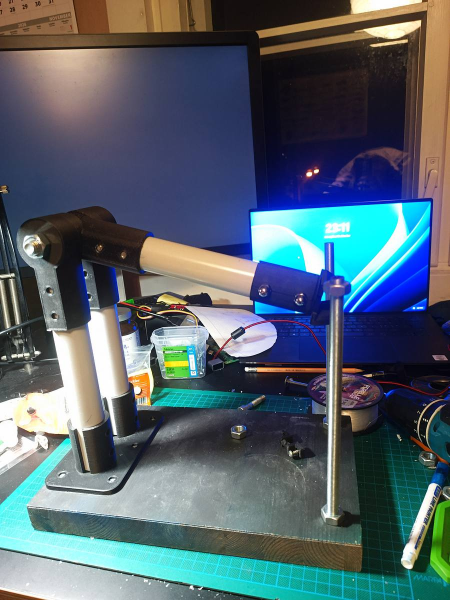
#> input picture images/assembled.jpg, 900 x 1200 px, found by its file name (shown at 1/2 size); its folder holds only this picture in this run
$ python tile_dataset.py ../../images/assembled.jpg --out out.png
#> lines starting #> are read from the running program, lines starting #| are printed output that depends on the picture
#!/usr/bin/env python3
"""Cut large labelled pictures into tiles, like the aircraft does in flight.

In flight the Pi cuts the middle of every 1920x1080 camera picture into tiles
(detector.tile_grid) and gives each tile to the model at 320 px. A drone
picture shrunk whole to 320 px makes a cow one or two pixels - nothing to
learn from. This cuts every picture larger than --tile into overlapping
--tile x --tile pieces, keeps each box that lies mostly inside a piece
(clipped to it), and leaves smaller pictures as they are.

    python3 tile_dataset.py SRC --out datasets/src_tiled --tile 640

SRC is a YOLO dataset: {train,valid,val,test}/images + labels (Roboflow
export) or images/{train,val} + labels/{train,val}. data.yaml is copied.
Tiles with no box are kept at --empty-frac (default 0.3) so the model also
sees empty field.
"""

from __future__ import annotations

import argparse
import os
import random
import shutil

import cv2

SPLITS = ("train", "valid", "val", "test")


def find_splits(src: str) -> list[tuple[str, str, str]]:
    """[(split, images_dir, labels_dir)] for both YOLO layouts."""
#> called with src = '../../images/assembled.jpg'
    out = []
    for s in SPLITS:
        if os.path.isdir(os.path.join(src, s, "images")):
            out.append((s, os.path.join(src, s, "images"), os.path.join(src, s, "labels")))
        elif os.path.isdir(os.path.join(src, "images", s)):
            out.append((s, os.path.join(src, "images", s), os.path.join(src, "labels", s)))
    return out


def tile_boxes(boxes, x0, y0, tw, th, w, h, min_keep=0.5):
    """boxes: [(cls, cx, cy, bw, bh)] normalised to the picture -> normalised to the tile."""
    out = []
    for c, cx, cy, bw, bh in boxes:
        bx0, by0, bx1, by1 = (cx - bw / 2) * w, (cy - bh / 2) * h, (cx + bw / 2) * w, (cy + bh / 2) * h
        ix0, iy0 = max(bx0, x0), max(by0, y0)
        ix1, iy1 = min(bx1, x0 + tw), min(by1, y0 + th)
        if ix1 <= ix0 or iy1 <= iy0:
            continue
        area = (bx1 - bx0) * (by1 - by0)
        if area <= 0 or (ix1 - ix0) * (iy1 - iy0) / area < min_keep:
            continue
        out.append((c, ((ix0 + ix1) / 2 - x0) / tw, ((iy0 + iy1) / 2 - y0) / th,
                    (ix1 - ix0) / tw, (iy1 - iy0) / th))
    return out


def starts(length: int, tile: int, overlap: float) -> list[int]:
    if length <= tile:
        return [0]
    step = int(tile * (1 - overlap))
    s = list(range(0, length - tile, step))
    return s + [length - tile]


def tile_dataset(src: str, out: str, tile: int = 640, overlap: float = 0.15, empty_frac: float = 0.3,
                 seed: int = 1) -> dict:
    rnd = random.Random(seed)
    counts = {}
    for split, idir, ldir in find_splits(src):
        oi, ol = os.path.join(out, split, "images"), os.path.join(out, split, "labels")
        os.makedirs(oi, exist_ok=True)
        os.makedirs(ol, exist_ok=True)
        n = 0
        for f in sorted(os.listdir(idir)):
            stem, ext = os.path.splitext(f)
            if ext.lower() not in (".jpg", ".jpeg", ".png"):
                continue
            img = cv2.imread(os.path.join(idir, f))
#> img is the input picture: shape (1200, 900, 3); mean B, G, R 109.4, 100.3, 84.8
            if img is None:
                continue
            h, w = img.shape[:2]
#> h = 1200; w = 900
            lp = os.path.join(ldir, stem + ".txt")
            boxes = []
            for line in open(lp) if os.path.isfile(lp) else []:
                p = line.split()
                if len(p) >= 5:
                    boxes.append((int(p[0]), *map(float, p[1:5])))
            if max(w, h) <= tile * 1.25:                      # small enough: as it is
                shutil.copyfile(os.path.join(idir, f), os.path.join(oi, f))
                shutil.copyfile(lp, os.path.join(ol, stem + ".txt")) if os.path.isfile(lp) else \
                    open(os.path.join(ol, stem + ".txt"), "w").close()
                n += 1
                continue
            for y0 in starts(h, tile, overlap):
                for x0 in starts(w, tile, overlap):
                    tw, th = min(tile, w - x0), min(tile, h - y0)
                    tb = tile_boxes(boxes, x0, y0, tw, th, w, h)
                    if not tb and rnd.random() > empty_frac:
                        continue
                    name = f"{stem}_t{x0}_{y0}"
                    cv2.imwrite(os.path.join(oi, name + ".jpg"), img[y0:y0 + th, x0:x0 + tw],
                                [cv2.IMWRITE_JPEG_QUALITY, 92])
                    with open(os.path.join(ol, name + ".txt"), "w") as fh:
                        fh.writelines(f"{c} {cx:.6f} {cy:.6f} {bw:.6f} {bh:.6f}\n" for c, cx, cy, bw, bh in tb)
                    n += 1
#> this loop made 3 passes
#> pass 1, in tile_dataset, `cv2.imwrite(os.path.join(oi, name + ".jpg"), img[y0:y0 + th, x0:x0 + t..`:
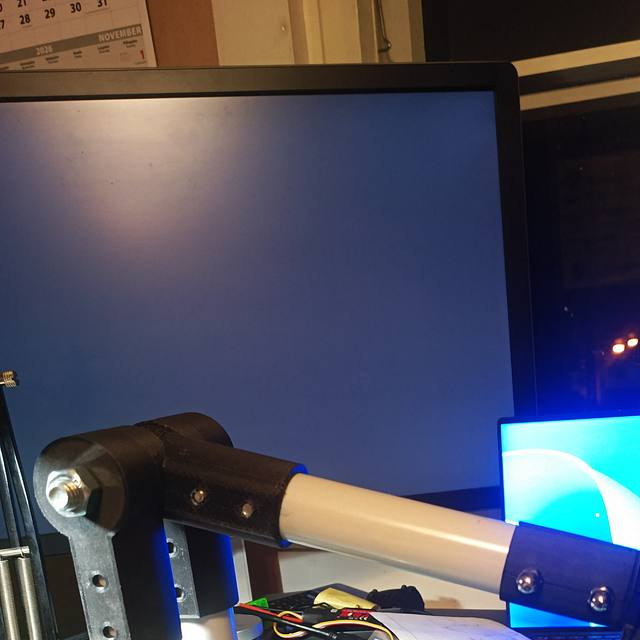
#> saved as assembled_t0_0.jpg: shape (640, 640, 3); mean B, G, R 93.7, 78.8, 78.3
#> pass 2, in tile_dataset, `cv2.imwrite(os.path.join(oi, name + ".jpg"), img[y0:y0 + th, x0:x0 + t..`:
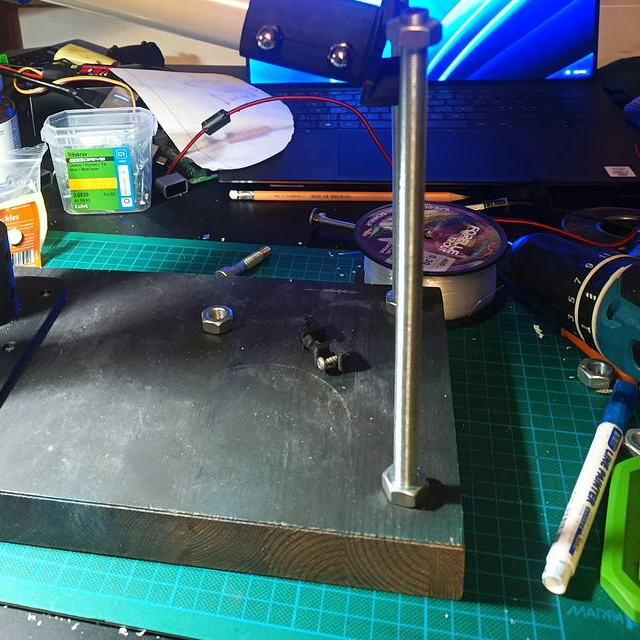
#> saved as assembled_t260_544.jpg: shape (640, 640, 3); mean B, G, R 104, 95.5, 71.2
#> after the loop, n = 2
        counts[split] = n
    for f in ("data.yaml", "README.roboflow.txt", "README.dataset.txt"):
        if os.path.isfile(os.path.join(src, f)):
            shutil.copyfile(os.path.join(src, f), os.path.join(out, f))
#> this loop made 3 passes
#> f on passes 1 to 3: 'data.yaml', 'README.roboflow.txt', 'README.dataset.txt'
    return counts


def main() -> int:
    ap = argparse.ArgumentParser(description=__doc__, formatter_class=argparse.RawDescriptionHelpFormatter)
    ap.add_argument("src")
    ap.add_argument("--out", required=True)
    ap.add_argument("--tile", type=int, default=640)
    ap.add_argument("--overlap", type=float, default=0.15)
    ap.add_argument("--empty-frac", type=float, default=0.3)
    a = ap.parse_args()
    print(tile_dataset(a.src, a.out, a.tile, a.overlap, a.empty_frac))
    return 0


if __name__ == "__main__":
    raise SystemExit(main())
#> (the program exits here)
